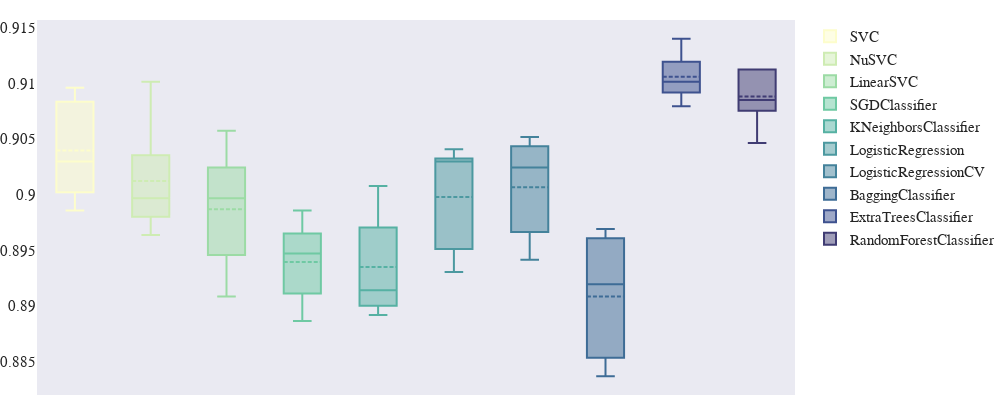

The cell this chart's notebook holds for it:
### Code cell
import plotly.graph_objects as go
import plotly
colors=plotly.colors.sequential.deep
fig = go.Figure()

for i,model in enumerate(models):
#     score_model(X, y, model,)
#     cv = ShuffleSplit(n_splits=3, test_size=0.9, random_state=0) # for quick test
    cv = ShuffleSplit(n_splits=5, test_size=0.3, random_state=0)
    score = cross_val_score(model, X, y, cv=cv)
    
    fig.add_trace(go.Box(
    y=score,
    name=type(model).__name__,
    marker_color=colors[i],
    boxmean=True, # represent mean. (sd shows standarddev)
    boxpoints='outliers', # only outliers
    ))
    
fig.update_layout(
    autosize=False,title=None, 
    template="seaborn",
    width=1000,height=400,
    font_family="Times New Roman",
    font_size=15,
    title_font_family="Times New Roman",
    title_font_size=30,
    margin=dict(l=0, t=20,r=5, b=5),                                   
    )
fig.update_xaxes(showgrid=False,zeroline=False,ticks='',showticklabels=False)
fig.update_yaxes(showgrid=False,zeroline=False,)

fig.show()

### Figure 1 — Plotly figure (JSON) as saved in the notebook; plotly's stock layout.template omitted (floating-point values rounded to 4 significant figures)
{"data": [{"boxmean": true, "boxpoints": "outliers", "marker": {"color": "rgb(253, 253, 204)"}, "name": "SVC", "type": "box", "y": [0.8986, 0.903, 0.9096, 0.9008, 0.9079]}, {"boxmean": true, "boxpoints": "outliers", "marker": {"color": "rgb(206, 236, 179)"}, "name": "NuSVC", "type": "box", "y": [0.8964, 0.9013, 0.9101, 0.8986, 0.8997]}, {"boxmean": true, "boxpoints": "outliers", "marker": {"color": "rgb(156, 219, 165)"}, "name": "LinearSVC", "type": "box", "y": [0.8908, 0.8958, 0.9057, 0.9013, 0.8997]}, {"boxmean": true, "boxpoints": "outliers", "marker": {"color": "rgb(111, 201, 163)"}, "name": "SGDClassifier", "type": "box", "y": [0.892, 0.8986, 0.8958, 0.8947, 0.8886]}, {"boxmean": true, "boxpoints": "outliers", "marker": {"color": "rgb(86, 177, 163)"}, "name": "KNeighborsClassifier", "type": "box", "y": [0.8903, 0.8892, 0.9008, 0.8958, 0.8914]}, {"boxmean": true, "boxpoints": "outliers", "marker": {"color": "rgb(76, 153, 160)"}, "name": "LogisticRegression", "type": "box", "y": [0.8931, 0.8958, 0.903, 0.9041, 0.903]}, {"boxmean": true, "boxpoints": "outliers", "marker": {"color": "rgb(68, 130, 155)"}, "name": "LogisticRegressionCV", "type": "box", "y": [0.8942, 0.8975, 0.9052, 0.9024, 0.9041]}, {"boxmean": true, "boxpoints": "outliers", "marker": {"color": "rgb(62, 108, 150)"}, "name": "BaggingClassifier", "type": "box", "y": [0.8958, 0.8837, 0.8969, 0.892, 0.8859]}, {"boxmean": true, "boxpoints": "outliers", "marker": {"color": "rgb(62, 82, 143)"}, "name": "ExtraTreesClassifier", "type": "box", "y": [0.9079, 0.9096, 0.914, 0.9112, 0.9101]}, {"boxmean": true, "boxpoints": "outliers", "marker": {"color": "rgb(64, 60, 115)"}, "name": "RandomForestClassifier", "type": "box", "y": [0.9046, 0.9085, 0.9112, 0.9112, 0.9085]}], "layout": {"autosize": false, "font": {"family": "Times New Roman", "size": 15}, "height": 400, "margin": {"b": 5, "l": 0, "r": 5, "t": 20}, "title": {"font": {"family": "Times New Roman", "size": 30}}, "width": 1000, "xaxis": {"autorange": true, "range": [-0.5, 9.5], "showgrid": false, "showticklabels": false, "ticks": "", "type": "category", "zeroline": false}, "yaxis": {"autorange": true, "range": [0.882, 0.9157], "showgrid": false, "type": "linear", "zeroline": false}}}
